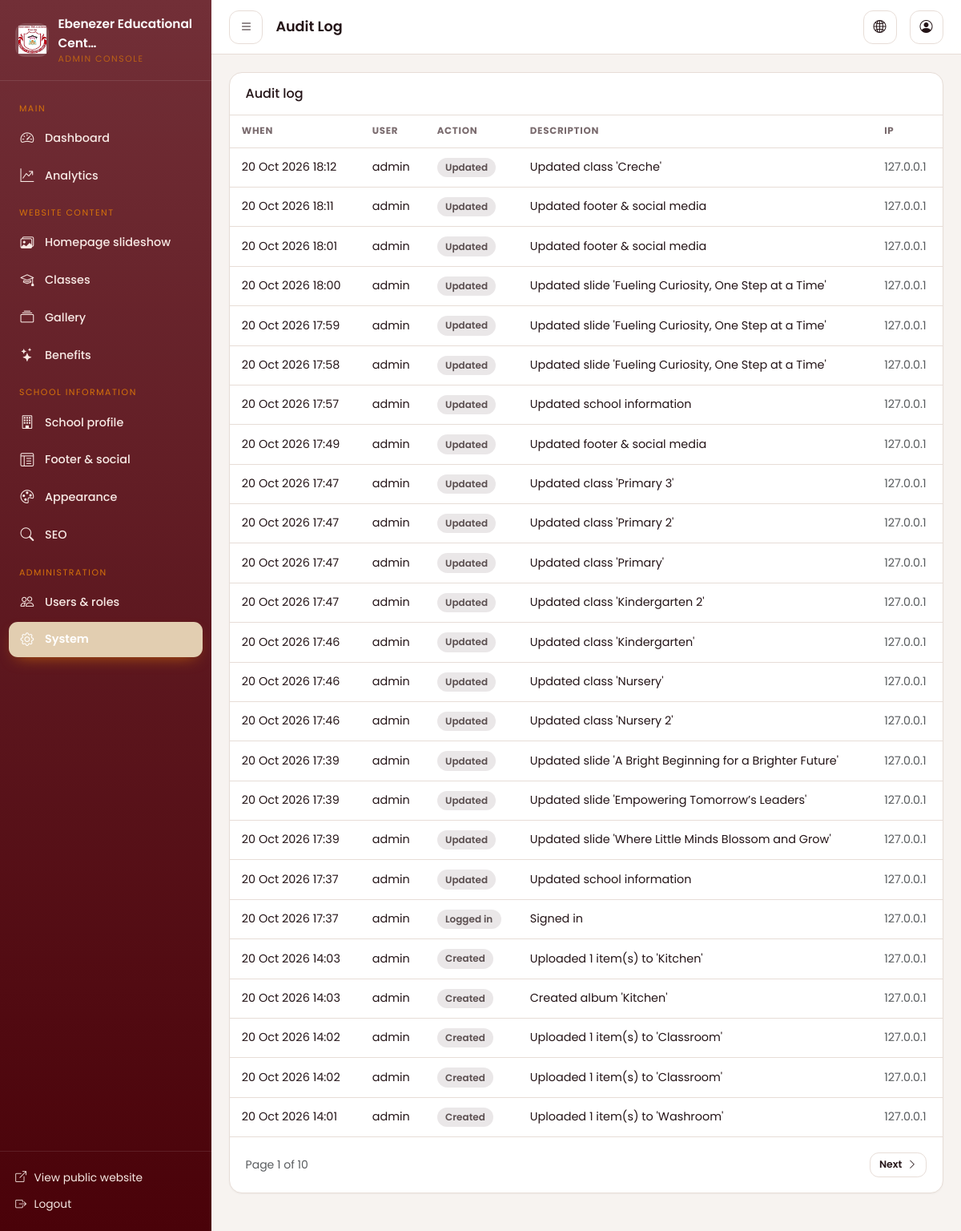
Before: /dashboard/system/audit/ (signed in) with the older database file.
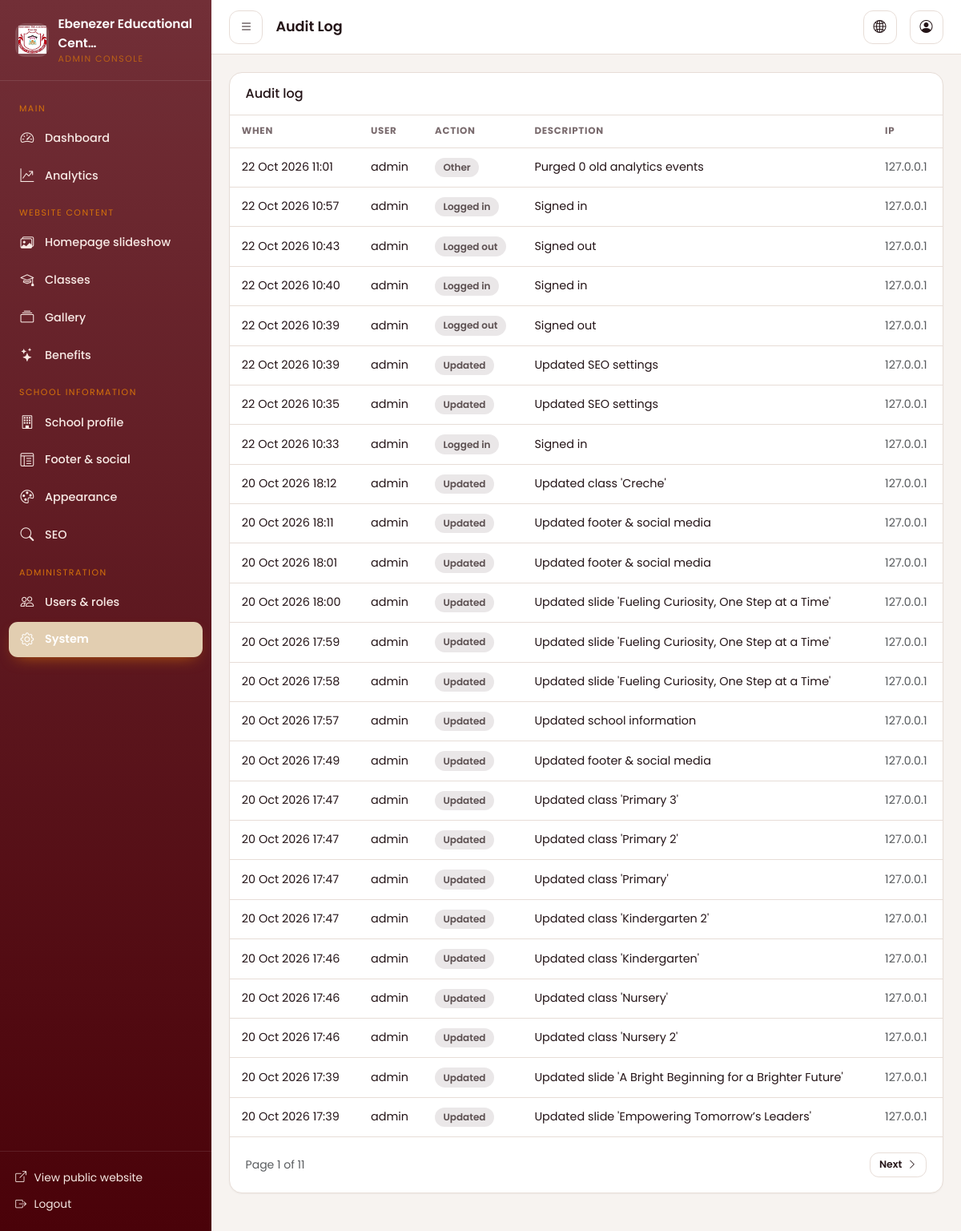
After: the same page with the newer database file.
### apps/core/models.py (models this page shows, shortened)
class AuditLog(models.Model):
    ACTION_CREATE = "create"
    ACTION_UPDATE = "update"
    ACTION_DELETE = "delete"
    ACTION_LOGIN = "login"
    ACTION_LOGOUT = "logout"
    ACTION_OTHER = "other"
    ACTION_CHOICES = [
        (ACTION_CREATE, "Created"),
        (ACTION_UPDATE, "Updated"),
        (ACTION_DELETE, "Deleted"),
        (ACTION_LOGIN, "Logged in"),
        (ACTION_LOGOUT, "Logged out"),
        (ACTION_OTHER, "Other"),
    ]
    user = models.ForeignKey(
        settings.AUTH_USER_MODEL,
        null=True,
        blank=True,
        on_delete=models.SET_NULL,
        related_name="audit_entries",
    )
    action = models.CharField(max_length=20, choices=ACTION_CHOICES, default=ACTION_OTHER)
    model_name = models.CharField(max_length=120, blank=True)
    object_id = models.CharField(max_length=64, blank=True)
    description = models.CharField(max_length=255, blank=True)
    ip_address = models.GenericIPAddressField(null=True, blank=True)
    created_at = models.DateTimeField(auto_now_add=True, db_index=True)
    class Meta:
        ordering = ["-created_at"]
        verbose_name = "Audit log entry"
        verbose_name_plural = "Audit log"

### apps/dashboard/views.py (the view)
# urls.py: path("system/audit/", views.audit_log, name="audit_log"),
@capability_required("system_manage")
def audit_log(request):
    logs = _page(request, request_logs := _audit_qs(), per_page=25)
    return render(
        request,
        "dashboard/audit_log.html",
        {"logs": logs, "page_title": "Audit Log", "active": "system"},
    )

### apps/accounts/permissions.py (called while the page is built)
def user_can(user, capability: str) -> bool:
    if not getattr(user, "is_authenticated", False):
        return False
    if user.is_superuser:
        return True
    allowed = CAPABILITIES.get(capability, set())
    return bool(get_user_roles(user) & allowed)

def capability_required(capability: str):
    def decorator(view_func):
        @wraps(view_func)
        @login_required
        def _wrapped(request, *args, **kwargs):
            if not user_can(request.user, capability):
                raise PermissionDenied("You do not have permission to do that.")
            return view_func(request, *args, **kwargs)
        return _wrapped
    return decorator

### apps/accounts/templatetags/permissions.py (called while the page is built)
@register.filter(name="can")
def can(user, capability: str) -> bool:
    return user_can(user, capability)

### apps/analytics/services.py (called while the page is built)
def should_track(request, path: str) -> bool:
    if request.method != "GET":
        return False
    if request.path.startswith(EXCLUDED_PREFIXES):
        return False
    if is_bot(request.META.get("HTTP_USER_AGENT", "")):
        return False
    return True

### apps/core/models.py (called while the page is built)
    @classmethod
    def _cache_key(cls) -> str:
        return cls.CACHE_KEY or f"singleton:{cls._meta.label}"

### templates/dashboard/audit_log.html (shortened to what this page needs)
{% extends "dashboard/base.html" %}
{% block content %}
<div class="dash-card">
  <div class="dash-card-head"><h2 class="h6 mb-0">Audit log</h2></div>
  <div class="table-responsive">
    <table class="dash-table">
      <thead><tr><th>When</th><th>User</th><th>Action</th><th>Description</th><th>IP</th></tr></thead>
      <tbody>
        {% for entry in logs %}
          <tr>
            <td class="text-nowrap">{{ entry.created_at|date:"d M Y H:i" }}</td>
            <td>{{ entry.user.get_username|default:"system" }}</td>
            <td><span class="pill pill-archived">{{ entry.get_action_display }}</span></td>
            <td>{{ entry.description|default:entry }}</td>
            <td class="text-muted small">{{ entry.ip_address|default:"—" }}</td>
          </tr>
        {% empty %}
          <tr><td colspan="5" class="text-center text-muted py-5">No audit records yet.</td></tr>
        {% endfor %}
      </tbody>
    </table>
  </div>
  {% if logs.paginator.num_pages > 1 %}
  <div class="dash-card-body d-flex justify-content-between align-items-center">
    <span class="text-muted small">Page {{ logs.number }} of {{ logs.paginator.num_pages }}</span>
    <div class="d-flex gap-2">
      {% if logs.has_next %}<a class="dash-btn dash-btn-light dash-btn-sm" href="?page={{ logs.next_page_number }}">Next <i class="bi bi-chevron-right"></i></a>{% endif %}
    </div>
  </div>
  {% endif %}
</div>
{% endblock %}

Changed rows visible on the page:
no longer on this page (row unchanged): AuditLog: created_at "20 Oct 2026 17:39", user.get_username "admin", action "Updated", description "Updated slide 'Where Little Minds Blossom and Grow'", ip_address "127.0.0.1"
no longer on this page (row unchanged): AuditLog: created_at "20 Oct 2026 17:37", user.get_username "admin", action "Updated", description "Updated school information", ip_address "127.0.0.1"
no longer on this page (row unchanged): AuditLog: created_at "20 Oct 2026 17:37", user.get_username "admin", action "Logged in", description "Signed in", ip_address "127.0.0.1"
no longer on this page (row unchanged): AuditLog: created_at "20 Oct 2026 14:03", user.get_username "admin", action "Created", description "Uploaded 1 item(s) to 'Kitchen'", ip_address "127.0.0.1"
no longer on this page (row unchanged): AuditLog: created_at "20 Oct 2026 14:03", user.get_username "admin", action "Created", description "Created album 'Kitchen'", ip_address "127.0.0.1"
no longer on this page (row unchanged): AuditLog: created_at "20 Oct 2026 14:02", user.get_username "admin", action "Created", description "Uploaded 1 item(s) to 'Classroom'", ip_address "127.0.0.1"
no longer on this page (row unchanged): AuditLog: created_at "20 Oct 2026 14:02", user.get_username "admin", action "Created", description "Uploaded 1 item(s) to 'Classroom'", ip_address "127.0.0.1"
no longer on this page (row unchanged): AuditLog: created_at "20 Oct 2026 14:01", user.get_username "admin", action "Created", description "Uploaded 1 item(s) to 'Washroom'", ip_address "127.0.0.1"
added AuditLog: created_at "22 Oct 2026 11:01", user.get_username "admin", action "Other", description "Purged 0 old analytics events", ip_address "127.0.0.1"
added AuditLog: created_at "22 Oct 2026 10:57", user.get_username "admin", action "Logged in", description "Signed in", ip_address "127.0.0.1"
added AuditLog: created_at "22 Oct 2026 10:43", user.get_username "admin", action "Logged out", description "Signed out", ip_address "127.0.0.1"
added AuditLog: created_at "22 Oct 2026 10:40", user.get_username "admin", action "Logged in", description "Signed in", ip_address "127.0.0.1"
added AuditLog: created_at "22 Oct 2026 10:39", user.get_username "admin", action "Logged out", description "Signed out", ip_address "127.0.0.1"
added AuditLog: created_at "22 Oct 2026 10:39", user.get_username "admin", action "Updated", description "Updated SEO settings", ip_address "127.0.0.1"
added AuditLog: created_at "22 Oct 2026 10:35", user.get_username "admin", action "Updated", description "Updated SEO settings", ip_address "127.0.0.1"
added AuditLog: created_at "22 Oct 2026 10:33", user.get_username "admin", action "Logged in", description "Signed in", ip_address "127.0.0.1"
Other visible differences:
{{ logs.paginator.num_pages }}: "10" → "11"
